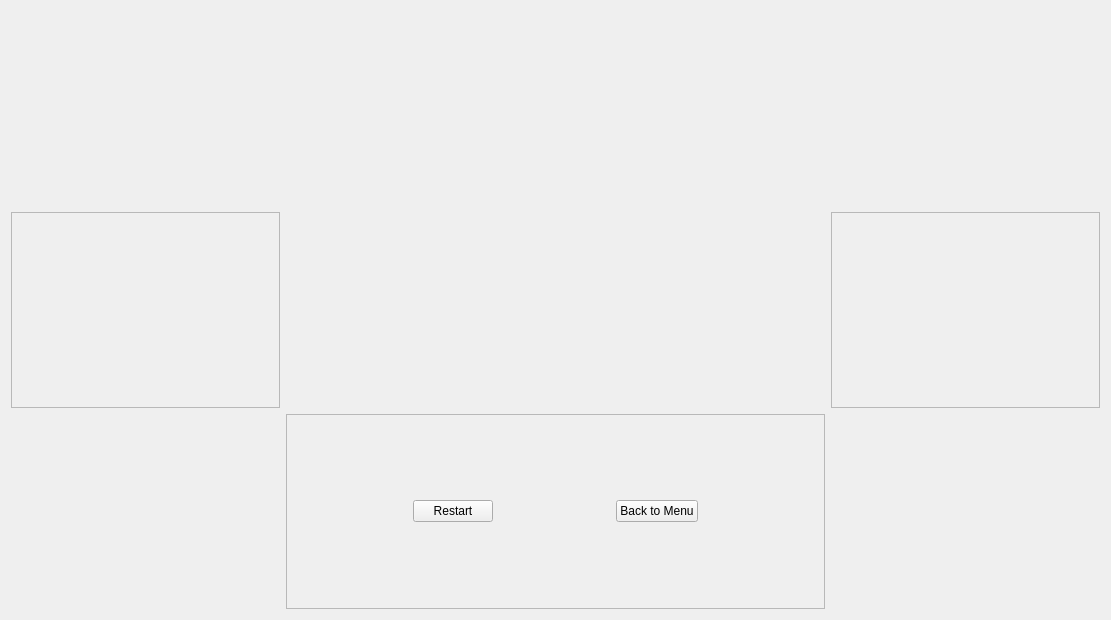
<?xml version="1.0" encoding="UTF-8"?>
<ui version="4.0">
 <class>Form</class>
 <widget class="QWidget" name="Form">
  <property name="geometry">
   <rect>
    <x>0</x>
    <y>0</y>
    <width>1111</width>
    <height>620</height>
   </rect>
  </property>
  <property name="windowTitle">
   <string>Form</string>
  </property>
  <layout class="QGridLayout" name="gridLayout">
   <item row="2" column="1" colspan="2">
    <widget class="QFrame" name="frame">
     <property name="frameShape">
      <enum>QFrame::StyledPanel</enum>
     </property>
     <property name="frameShadow">
      <enum>QFrame::Raised</enum>
     </property>
     <layout class="QGridLayout" name="gridLayout_2">
      <item row="0" column="0">
       <widget class="QPushButton" name="pushButton">
        <property name="sizePolicy">
         <sizepolicy hsizetype="Maximum" vsizetype="Fixed">
          <horstretch>0</horstretch>
          <verstretch>0</verstretch>
         </sizepolicy>
        </property>
        <property name="text">
         <string>Restart</string>
        </property>
       </widget>
      </item>
      <item row="0" column="1">
       <widget class="QPushButton" name="pushButton_2">
        <property name="sizePolicy">
         <sizepolicy hsizetype="Maximum" vsizetype="Fixed">
          <horstretch>0</horstretch>
          <verstretch>0</verstretch>
         </sizepolicy>
        </property>
        <property name="text">
         <string>Back to Menu</string>
        </property>
       </widget>
      </item>
     </layout>
    </widget>
   </item>
   <item row="1" column="3">
    <widget class="QFrame" name="frame_4">
     <property name="frameShape">
      <enum>QFrame::StyledPanel</enum>
     </property>
     <property name="frameShadow">
      <enum>QFrame::Raised</enum>
     </property>
    </widget>
   </item>
   <item row="1" column="1" colspan="2">
    <widget class="QLabel" name="label">
     <property name="sizePolicy">
      <sizepolicy hsizetype="Preferred" vsizetype="Preferred">
       <horstretch>0</horstretch>
       <verstretch>0</verstretch>
      </sizepolicy>
     </property>
     <property name="font">
      <font>
       <family>Helvetica</family>
       <pointsize>12</pointsize>
      </font>
     </property>
     <property name="text">
      <string/>
     </property>
     <property name="alignment">
      <set>Qt::AlignCenter</set>
     </property>
    </widget>
   </item>
   <item row="1" column="0">
    <widget class="QFrame" name="frame_3">
     <property name="frameShape">
      <enum>QFrame::StyledPanel</enum>
     </property>
     <property name="frameShadow">
      <enum>QFrame::Raised</enum>
     </property>
    </widget>
   </item>
   <item row="0" column="1" colspan="2">
    <widget class="QLabel" name="label_2">
     <property name="font">
      <font>
       <family>Helvetica</family>
       <pointsize>12</pointsize>
      </font>
     </property>
     <property name="text">
      <string/>
     </property>
     <property name="alignment">
      <set>Qt::AlignCenter</set>
     </property>
    </widget>
   </item>
  </layout>
 </widget>
 <resources/>
 <connections/>
</ui>
